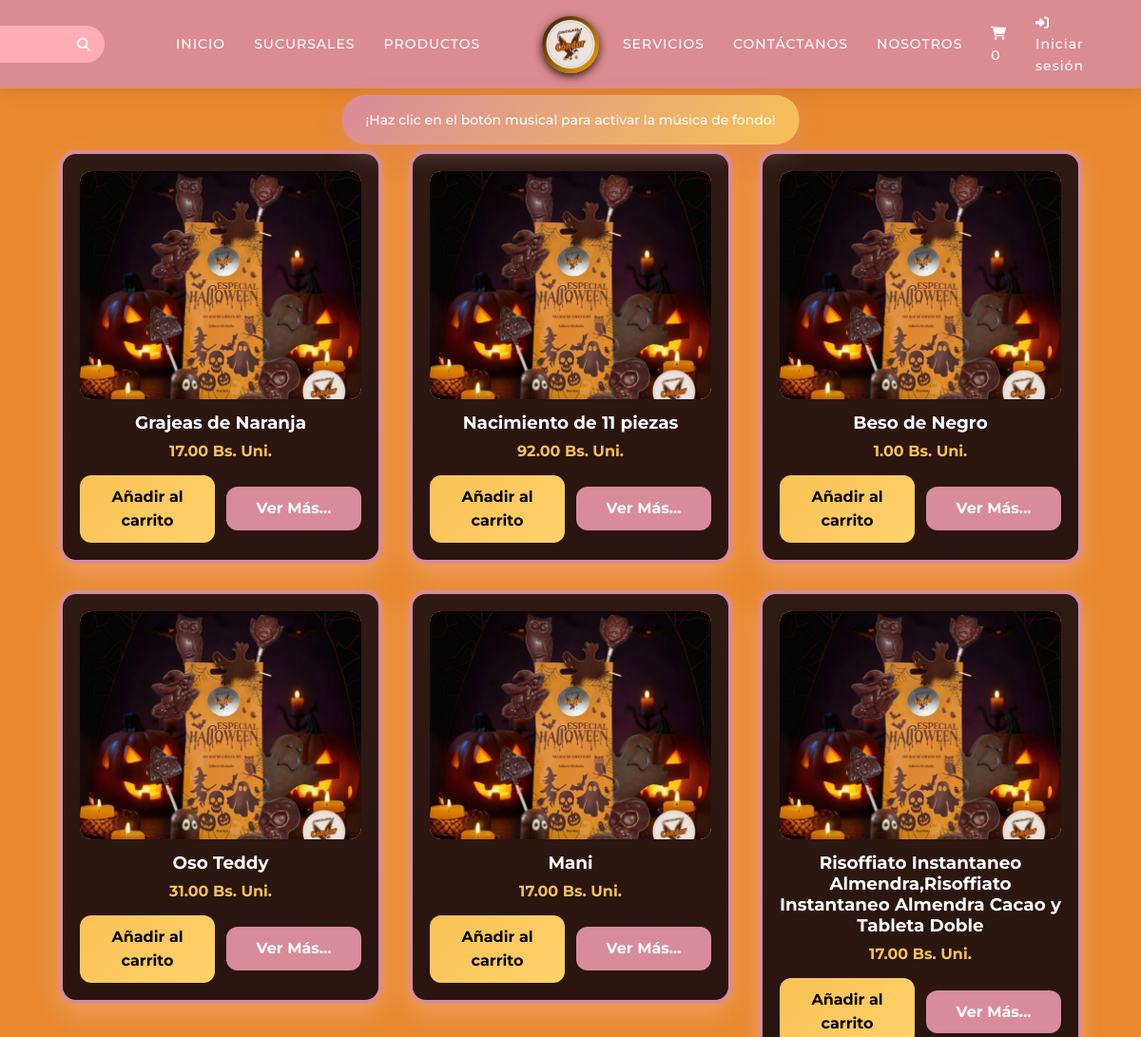
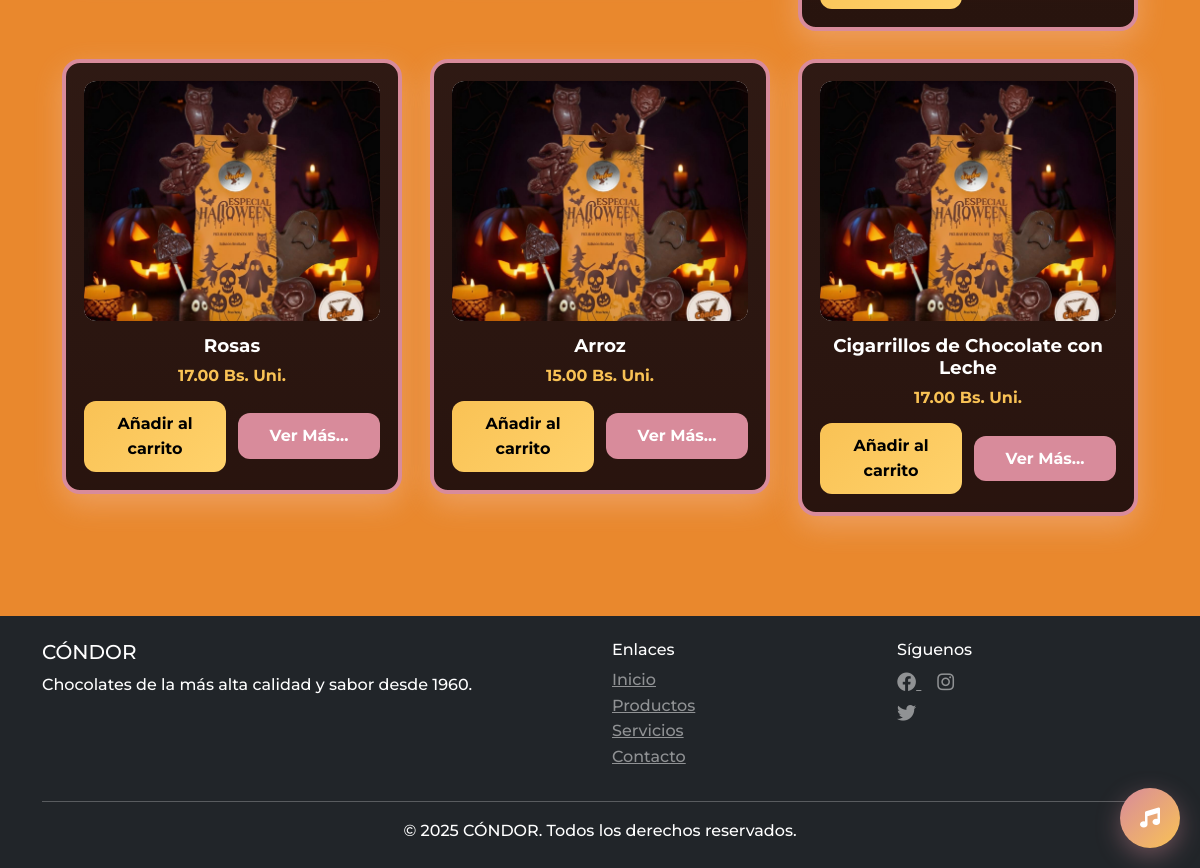
The page /productos.php on the database its author committed (2 pictures, top to bottom).
### tables this page shows
CREATE TABLE `posts` (
  `post_id` int(11) NOT NULL,
  `title` varchar(255) NOT NULL,
  `content` text NOT NULL,
  `image_path` varchar(255) DEFAULT NULL,
  `author_id` int(11) DEFAULT NULL,
  `category_id` int(11) DEFAULT NULL,
  `status` enum('draft','published','archived') DEFAULT 'draft',
  `created_at` timestamp NOT NULL DEFAULT current_timestamp(),
  `updated_at` timestamp NOT NULL DEFAULT current_timestamp() ON UPDATE current_timestamp()
);

### public/productos.php (the view, shortened to what this page needs)
<?php
 include '../layouts/header.php';
include '../config/database.php';
$category_id = 2;
try {
    $sql = "SELECT posts.post_id, posts.title, posts.content, posts.image_path, categories.category_name, categories.category_id
                          FROM posts
                          JOIN categories ON posts.category_id = categories.category_id
                          WHERE posts.category_id = :category_id
                          ORDER BY posts.created_at DESC";
    $stmt = $pdo->prepare($sql);
    $stmt->execute(['category_id' => $category_id]);
    $productos = $stmt->fetchAll(PDO::FETCH_ASSOC);
} catch (PDOException $e) {
    echo "Error al obtener productos: " . $e->getMessage();
    $productos = [];
}
?>
<div class="header-separation"></div>
<div class="productos-main">
    <div class="productos-section">
        <div class="gallery-image">
        <?php if (!empty($productos)): ?>
            <?php foreach ($productos as $producto): ?>
                <?php
                $imagePath = $producto['image_path'] ?? '';
                if ($imagePath === '') {
                    $fullImagePath = '../img/huawulli.jpg';
                } elseif (strpos($imagePath, '../') === 0 || strpos($imagePath, '/') === 0) {
                    $fullImagePath = $imagePath;
                } elseif (file_exists(__DIR__ . '/../public/posts/' . $imagePath)) {
                    $fullImagePath = '../public/posts/' . $imagePath;
                } elseif (file_exists(__DIR__ . '/../img/' . $imagePath)) {
                    $fullImagePath = '../img/' . $imagePath;
                } else {
                    $fullImagePath = '../img/huawulli.jpg';
                }
                $content = $producto['content'] ?? '';
                $precioTexto = $content;
                if (preg_match('/(\d+(?:\.\d{2})?)\s*Bs/i', $content, $matches)) {
                    $precioTexto = number_format(floatval($matches[1]), 2) . " Bs. Uni.";
                }
                ?>
                <div class="producto-card">
                    <div class="img-box">
                        <div class="producto-img">
                            <img src="<?php echo htmlspecialchars($fullImagePath); ?>" alt="<?php echo htmlspecialchars($producto['title']); ?>" onerror="this.src='../img/huawulli.jpg'">
                        </div>
                    </div>
                    <h3 class="producto-nombre"><?php echo htmlspecialchars($producto['title']); ?></h3>
                    <p class="producto-precio"><?php echo $precioTexto; ?></p>
                    <div class="producto-actions">
                        <button class="btn-carrito" data-id="<?php echo $producto['post_id']; ?>" data-title="<?php echo htmlspecialchars($producto['title']); ?>" data-price="<?php echo preg_match('/(\d+(?:\.\d{2})?)/', $precioTexto, $m) ? $m[1] : '0'; ?>" data-image="<?php echo htmlspecialchars(basename($imagePath)); ?>">
                            Añadir al carrito
                        </button>
                        <button class="btn-vermas" onclick="location.href='producto_detalle.php?id=<?php echo $producto['post_id']; ?>'">Ver Más...</button>
                    </div>
                </div>
            <?php endforeach; ?>
        <?php endif; ?>
        </div>
    </div>
</div>
<div class="music-alert" id="musicAlert">
</div>
<button class="music-activate" id="musicActivate">
    <i class="fas fa-music"></i>
</button>
<?php include '../layouts/footer.php'; ?>

### layouts/header.php (shortened to what this page needs)
<!DOCTYPE html>
<html lang="es">
<head>
    <link href="https://cdn.jsdelivr.net/npm/bootstrap@5.3.2/dist/css/bootstrap.min.css" rel="stylesheet">
    <link rel="stylesheet" href="https://cdnjs.cloudflare.com/ajax/libs/font-awesome/6.4.0/css/all.min.css">
    <link rel="stylesheet" href="../css/condors.css">
<link rel="stylesheet" href="../css/Sucursal.css">
</head>
<body>
    <nav class="confi-navbar">
        <div class="container">
            <div class="buscador-container">
                <input type="text" class="buscador-input" placeholder="Buscar...">
            </div>
            <div class="navbar-izq">
                <a class="nav-link" href="../public/index.php">INICIO</a>
                <a class="nav-link" href="../public/sucursales.php">SUCURSALES</a>
                <a class="nav-link" href="../public/productos.php">PRODUCTOS</a>
            </div>
            <div class="navbar-brand-container">
                <a class="navbar-brand" href="../index.html">
                    <div class="logo-circulo">
                        <img src="../img/condor.png" alt="LogoCondor" class="logo-image">
                    </div>
                </a>
            </div>
            <div class="navbar-der">
                <a class="nav-link" href="../public/servicios.php">SERVICIOS</a>
                <a class="nav-link" href="../public/contactamos.php">CONTÁCTANOS</a>
                <a class="nav-link" href="../public/nosotros.php">NOSOTROS</a>
                <a class="nav-link carrito-link" href="../public/carrito.php">
                    <i class="fas fa-shopping-cart"></i>
                    <span class="carrito-badge"><?php echo isset($_SESSION['carrito']) ? count($_SESSION['carrito']) : 0; ?></span>
                </a>
                <?php if (isset($_SESSION['username'])): ?>
                    <a class="nav-link" href="logout.php"><i class="fas fa-sign-out-alt"></i> Cerrar sesión</a>
                <?php else: ?>
                    <a class="nav-link" href="login2.php"><i class="fas fa-sign-in-alt"></i> Iniciar sesión</a>
                <?php endif; ?>
            </div>
        </div>
    </nav>

### layouts/footer.php (shortened to what this page needs)
    <footer class="bg-dark text-white py-4">
        <div class="container">
            <div class="row">
                <div class="col-lg-6">
                    <h5>CÓNDOR</h5>
                    <p>Chocolates de la más alta calidad y sabor desde 1960.</p>
                </div>
                <div class="col-lg-3">
                    <h6>Enlaces</h6>
                    <ul class="list-unstyled">
                        <li><a href="../public../index.php" class="text-white-50">Inicio</a></li>
                        <li><a href="../public../productos.php" class="text-white-50">Productos</a></li>
                        <li><a href="../public../servicios.php" class="text-white-50">Servicios</a></li>
                        <li><a href="../public../contactamos.php" class="text-white-50">Contacto</a></li>
                    </ul>
                </div>
                <div class="col-lg-3">
                   <div class="col-lg-3">
    <h6>Síguenos</h6>
    <div class="social-links">
        <a href="https://www.facebook.com/chocolatescondorbolivia/about?locale=es_LA"
           class="text-white-50 me-3"
           target="_blank"
           rel="noopener noreferrer">
           <i class="fab fa-facebook"></i>
        </a>
        <a href="https://www.instagram.com/chocolates.condor/?hl=es-la"
           class="text-white-50 me-3"
           target="_blank"
           rel="noopener noreferrer">
           <i class="fab fa-instagram"></i>
        </a>
        <a href="https://x.com/ChocolatesCndo1"
           class="text-white-50 me-3"
           target="_blank"
           rel="noopener noreferrer">
           <i class="fab fa-twitter"></i>
        </a>
    </div>
</div>
                </div>
            </div>
            <hr class="my-3">
            <div class="row">
                <div class="col-lg-12 text-center">
                    <p class="mb-0">&copy; 2025 CÓNDOR. Todos los derechos reservados.</p>
                </div>
            </div>
        </div>
    </footer>
</body>
</html>

### css/condors.css (style rules this page uses)
* { margin: 0; padding: 0; box-sizing: border-box; }
body { background: #29170F; font-family: 'Montserrat', sans-serif; font-weight: 500; line-height: 1.6; color: #333; margin: 0; padding: 0; }
.buscador-container { position: relative; margin-right: 20px; margin-left: -150px; }
.buscador-input { background: #ffadb4; border: none; border-radius: 20px; padding: 8px 40px 8px 15px; font-size: 14px; color: #ffffff; width: 200px; transition: all 0.3s ease; }
.buscador-input::placeholder { color: #ffffff; }
.confi-navbar { background: #db8b92; padding: 15px 0; box-shadow: 0 2px 20px rgba(0, 0, 0, 0.1); position: fixed; top: 0; left: 0; width: 100%; z-index: 1000; transition: all 0.3s ease; }
.confi-navbar .container { display: flex; justify-content: space-between; align-items: center; position: relative; max-width: 1200px; margin: 0 auto; padding: 0 20px; }
.navbar-izq, .navbar-der { display: flex; gap: 25px; flex: 1; }
.navbar-izq { justify-content: flex-start; flex: 1; gap: 20px; padding-left: 0; }
.navbar-der { justify-content: flex-end; }
.navbar-izq .nav-link, .navbar-der .nav-link { color: white !important; font-weight: 500; font-size: 14px; letter-spacing: 1px; text-decoration: none; transition: all 0.3s ease; position: relative; padding: 8px 0; }
.navbar-izq .nav-link::after, .navbar-der .nav-link::after { content: ''; position: absolute; bottom: 0; left: 50%; width: 0; height: 2px; background: #29170F; transition: all 0.3s ease; transform: translateX(-50%); }
.navbar-brand-container { position: absolute; left: 50%; top: 50%; transform: translate(-50%, -50%); z-index: 10; }
.logo-image { width: 50px; height: 50px; object-fit: contain; border-radius: 50%; }
.logo-circulo { width: 50px; height: 50px; background: linear-gradient(135deg, #29170F, #FFA500); border-radius: 50%; display: flex; align-items: center; justify-content: center; font-size: 20px; color: #29170F; box-shadow: 0 3px 10px #29170F; z-index: 10; transition: all 0.3s ease; }
.producto-card { border: 10px solid #f8d7da; background: #faf6f3; border-radius: 25px; overflow: hidden; transition: all 0.3s ease; box-shadow: 0 10px 30px rgba(248, 215, 218, 0.3);; }
.producto-card img { height: 250px; object-fit: cover; transition: all 0.3s ease; }
.social-links a { font-size: 1.2rem; transition: all 0.3s ease; }

### css/Sucursal.css (style rules this page uses)
* { margin: 0; padding: 0; box-sizing: border-box; }
body { font-family: 'Montserrat', sans-serif; font-weight: 500; line-height: 1.6; color: #333; }
.confi-navbar { background: #db8b92; padding: 15px 0; box-shadow: 0 2px 20px rgba(0, 0, 0, 0.1); position: fixed; top: 0; left: 0; width: 100%; z-index: 1000; transition: all 0.3s ease; }
.confi-navbar .container { display: flex; justify-content: space-between; align-items: center; position: relative; max-width: 1200px; margin: 0 auto; padding: 0 20px; }
.navbar-izq, .navbar-der { display: flex; gap: 25px; flex: 1; }
.navbar-izq { justify-content: flex-start; flex: 1; gap: 20px; padding-left: 0; }
.navbar-der { justify-content: flex-end; }
.navbar-izq .nav-link, .navbar-der .nav-link { color: white !important; font-weight: 500; font-size: 14px; letter-spacing: 1px; text-decoration: none; transition: all 0.3s ease; position: relative; padding: 8px 0; }
.navbar-izq .nav-link::after, .navbar-der .nav-link::after { content: ''; position: absolute; bottom: 0; left: 50%; width: 0; height: 2px; background: #29170F; transition: all 0.3s ease; transform: translateX(-50%); }
.navbar-brand-container { position: absolute; left: 50%; top: 50%; transform: translate(-50%, -50%); z-index: 10; }
.logo-image { width: 50px; height: 50px; object-fit: contain; border-radius: 50%; }
.logo-circulo { width: 50px; height: 50px; background: linear-gradient(135deg, #29170F, #FFA500); border-radius: 50%; display: flex; align-items: center; justify-content: center; font-size: 20px; color: #29170F; box-shadow: 0 3px 10px #29170F; z-index: 10; transition: all 0.3s ease; }
.buscador-container { position: relative; margin-right: 20px; margin-left: -150px; }
.buscador-input { background: #ffbebee6; border: none; border-radius: 20px; padding: 8px 40px 8px 15px; font-size: 14px; color: #ffffff; width: 200px; transition: all 0.3s ease; }
.buscador-input::placeholder { color: #ffffff; }
.social-links a { font-size: 1.2rem; transition: all 0.3s ease; }

### rows shown on the page
posts: title "Grajeas de Naranja", precioTexto "17.00 Bs. Uni."
posts: title "Nacimiento de 11 piezas", precioTexto "92.00 Bs. Uni."
posts: title "Beso de Negro", precioTexto "1.00 Bs. Uni."
posts: title "Oso Teddy", precioTexto "31.00 Bs. Uni."
posts: title "Mani", precioTexto "17.00 Bs. Uni."
posts: title "Risoffiato Instantaneo Almendra,Risoffiato Instantaneo Almendra Cacao y Tableta Doble", precioTexto "17.00 Bs. Uni."
posts: title "Rosas", precioTexto "17.00 Bs. Uni."
posts: title "Arroz", precioTexto "15.00 Bs. Uni."
posts: title "Cigarrillos de Chocolate con Leche", precioTexto "17.00 Bs. Uni."
